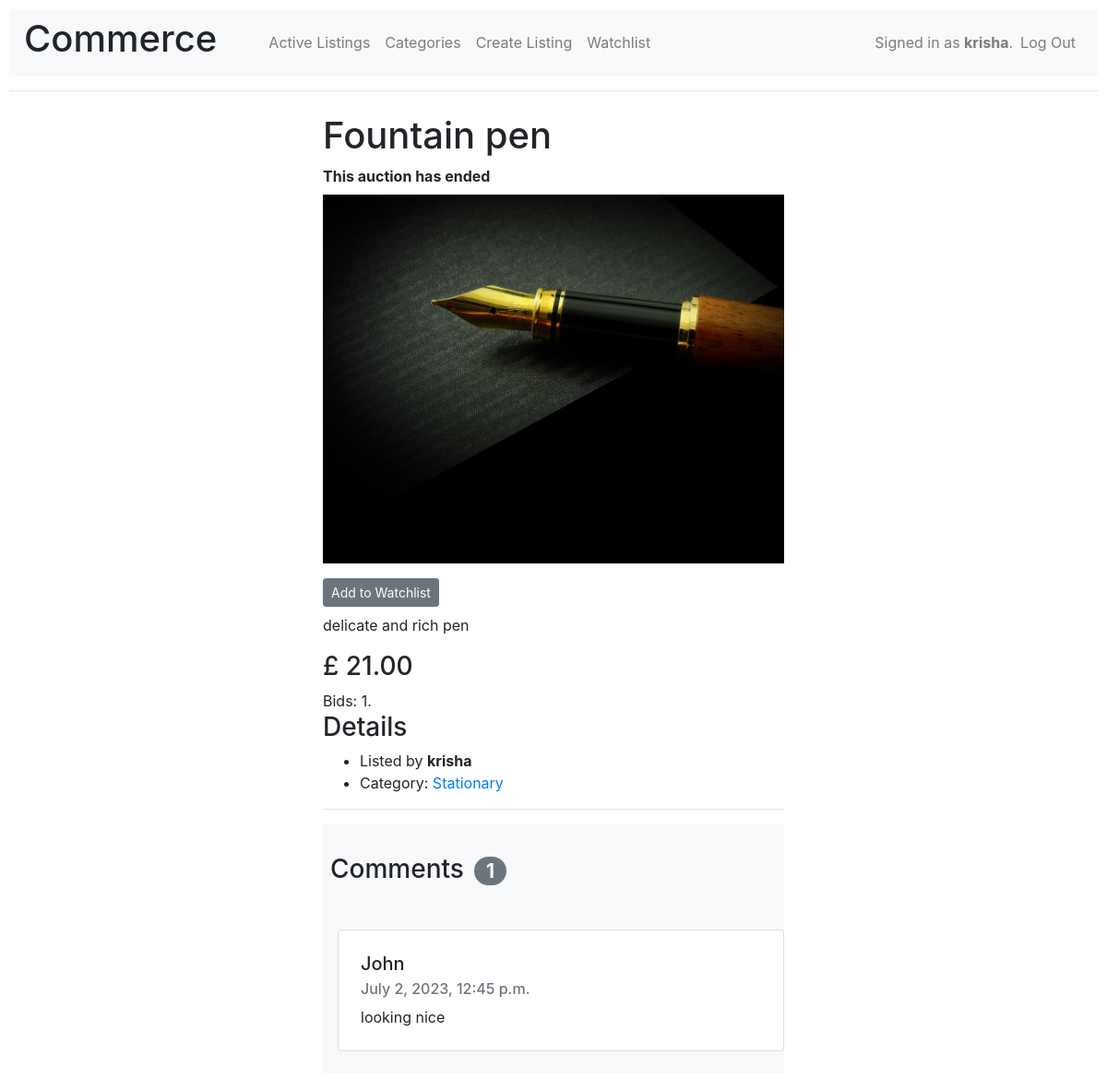
The app's page /auction/2 (signed in) with its own data.
### auctions/models.py (models this page shows, shortened)
class User(AbstractUser):
    def __str__(self):
        return f"{self.username}"

class Auction(models.Model):
    item_name        = models.CharField(max_length=64)
    item_description = models.TextField(max_length=800)
    image            = models.ImageField(
                          blank = True,
                          null = True,
                          upload_to =''
                       )
    category         = models.ForeignKey(
                          Category,
                          blank=True,
                          null=True,
                          on_delete=models.SET_NULL,
                          related_name="auctions"
                       )
    start_time       = models.DateTimeField()
    end_time         = models.DateTimeField()
    DURATIONS = (
        (3, "Three Days"),
        (7, "One Week"),
        (14, "Two Weeks"),
        (28, "Four Weeks")
    )
    duration         = models.IntegerField(choices=DURATIONS)
    ended_manually   = models.BooleanField(default=False)
    start_bid        = models.DecimalField(
                          max_digits=7,
                          decimal_places=2,
                          validators=[MinValueValidator(0.01)]
                       )
    user             = models.ForeignKey(
                          User,
                          on_delete=models.CASCADE,
                          related_name="auctions"
                       )
    watchers         = models.ManyToManyField(
                          User,
                          blank=True,
                          related_name="watchlist"
                       )
    class Meta:
        ordering = ('-end_time',)
    def is_finshed(self):
        if self.ended_manually or self.end_time < timezone.now():
            return True
        else:
            return False

class Bid(models.Model):
    amount  = models.DecimalField(max_digits=7, decimal_places=2)
    user    = models.ForeignKey(User, on_delete=models.CASCADE, related_name="bids")
    auction = models.ForeignKey(Auction, on_delete=models.CASCADE, related_name="bids")
    class Meta:
        ordering = ('-amount',)

class Category(models.Model):
    name = models.CharField(max_length=32)
    class Meta:
        ordering = ('name',)

class Comment(models.Model):
    message = models.TextField(max_length=255)
    time    = models.DateTimeField(auto_now_add=True)
    user    = models.ForeignKey(User, on_delete=models.CASCADE, related_name="comments")
    auction = models.ForeignKey(Auction, on_delete=models.CASCADE, related_name="comments")
    class Meta:
        ordering = ('-time',)

### auctions/views.py (the view, shortened to what this page needs)
# urls.py: path("auction/<str:id>", views.auction, name="auction"),
def auction(request, id):
    try:
        auction = Auction.objects.get(id=id)
    except:
        return HttpResponse("Entry does not exist")
    context = {}
    context["auction"] = auction
    if auction.is_finshed():
        context["ended"] = True
        return render(request, "auctions/auction.html", context)

### auctions/templates/auctions/auction.html (shortened to what this page needs)
{% extends "auctions/layout.html" %}
{% load mathfilters %}
{% block body %}
<div class="container d-flex align-items-center justify-content-center">
<div class="content">
    <h1> {{ auction.item_name }} </h1>
    {% if ended %}
        <div><b>This auction has ended</b></div>
    {% else %}
        <div>Time Left: {{ days }}d {{ hours }}h {{ minutes }}m</div>
        <div>Auction ends at: {{ auction.end_time }}</div>
    {% endif %}
    {% if auction.image %}
        <img class="my-2" src="{{ auction.image.url }}" style="width: 500px; height: 400px;" class="img-fluid rounded">
    {% endif %}
    {% if request.user.is_authenticated %}
        <div class="my-2">
            <form method="POST" action="{% url 'watch_auction' auction.id %}" class="form-inline">
                {% if auction in request.user.watchlist.all %}
                    <input class="btn btn-secondary btn-sm" type="submit" value="Remove from Watchlist" />
                {% else %}
                    <input class="btn btn-secondary btn-sm" type="submit" value="Add to Watchlist" />
                {% endif %}
            </form>
        </div>
    {% endif %}
    <p> {{ auction.item_description }} </p>
    <h3>
        £
        {% if auction.bids.all.count > 0 %}
            {{ auction.bids.first.amount }}
        {% else %}
            {{ auction.start_bid }}
        {% endif %}
    </h3>
    Bids: {{ auction.bids.all.count }}.
    <h3>Details</h3>
    <ul>
        <li>Listed by <b>{{ auction.user }}</b></li>
        <li>
            Category:
            {% if auction.category %}
                <a href="{% url 'category' auction.category.name %}">
                    {{ auction.category.name}}
                </a>
            {% else %}
                No category listed
            {% endif %}
        </li>
    </ul>
    <hr>
    <div id="comments-section" class="bg-light p-2">
        <h3 class="py-4">Comments <span class="badge badge-secondary badge-pill mx-1">{{ auction.comments.count }}</span></h3>
        <div class="py-2">
        {% for comment in auction.comments.all %}
            <div class="card p-1 m-2 col-lg-12 col-sm-12">
                <div class="card-body">
                    <h5 class="card-title">{{ comment.user }}</h5>
                    <h6 class="card-subtitle mb-2 text-muted">{{ comment.time }}</h6>
                    {{ comment.message }}
                </div>
            </div>
        {% endfor %}
        </div>
    </div>
</div>
</div>
{% endblock %}

### auctions/templates/auctions/layout.html (shortened to what this page needs)
{% load static %}
<!DOCTYPE html>
<html lang="en">
    <head>
        <link rel="stylesheet" href="https://stackpath.bootstrapcdn.com/bootstrap/4.4.1/css/bootstrap.min.css">
        <link href="{% static 'auctions/styles.css' %}" rel="stylesheet">
    </head>
    <body>
        <nav class="navbar navbar-expand-md navbar-light bg-light">
            <h1 class="mr-5">Commerce</h1>
            <ul class="navbar-nav mr-auto">
                <li class="nav-item">
                    <a class="nav-link" href="{% url 'index' %}">Active Listings</a>
                </li>
                <li class="nav-item">
                    <a class="nav-link" href="{% url 'categories' %}">Categories</a>
                </li>
                {% if user.is_authenticated %}
                    <li class="nav-item">
                        <a class="nav-link" href="{% url 'create_listing' %}">Create Listing</a>
                    </li>
                    <li class="nav-item">
                        <a class="nav-link" href="{% url 'watchlist' %}">Watchlist</a>
                    </li>
                {% endif %}
            </ul>
            <ul class="navbar-nav my-2 my-lg-0">
                {% if user.is_authenticated %}
                    <li class="d-none d-lg-block">
                        <span class="navbar-text">Signed in as <strong>{{ user.username }}</strong>.</span>
                    </li>
                    <li class="nav-item">
                        <a class="nav-link" href="{% url 'logout' %}">Log Out</a>
                    </li>
                {% endif %}
            </ul>
        </nav>
        <hr>
        <div class="p-2">
            {% block body %}
            {% endblock %}
        </div>
    </body>
</html>

### auctions/static/auctions/styles.css (style rules this page uses)
body { padding: 10px; }

### records on screen
User: username "krisha"
Auction: item_name "Fountain pen", image (picture), item_description "delicate and rich pen", bids.first.amount "21.00", bids.all.count "1", user "krisha", category.name "Stationary", comments.count "1"
Comment: user "John", time "July 2, 2023, 12:45 p.m.", message "looking nice"
